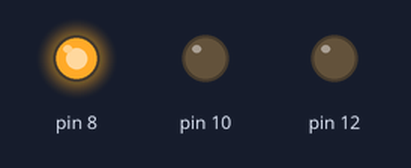
A program run on a simulated Raspberry Pi (header pin numbers). Parts: output pins drawn as LEDs (lit = HIGH).

Above: at 0.5 s.
At 1.5 s:
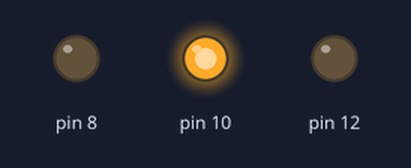
At 5.5 s:
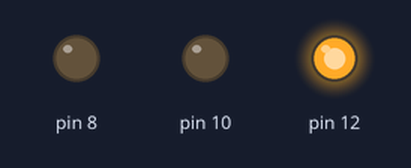
Timing chart, 0 to 6.9 s (numbered marks = the images above):
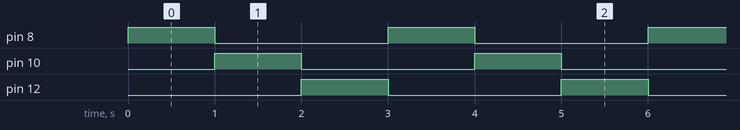

The program:

lesson3-rgb-led.py
```python
from time import sleep
import RPi.GPIO as GPIO

GPIO.setmode(GPIO.BOARD)

GPIO.setup(8, GPIO.OUT)
GPIO.setup(10, GPIO.OUT)
GPIO.setup(12, GPIO.OUT)

def main():
    while True:
        GPIO.output(8, GPIO.HIGH)

        sleep(1)
        GPIO.output(8, GPIO.LOW)

        GPIO.output(10, GPIO.HIGH)

        sleep(1)
        GPIO.output(10, GPIO.LOW)

        GPIO.output(12, GPIO.HIGH)
        sleep(1)
        GPIO.output(12, GPIO.LOW)

if __name__ == '__main__':
    try:
        main()
    except KeyboardInterrupt:
        try:
            sys.exit(0)
        except SystemExit:
            os._exit(0)
        except:
            print("Could not stop the process")
    except:
        print("Unknown error occured!")
    finally:
        GPIO.cleanup()
```

Measured:
- by itself, pin 8, pin 10, pin 12: alternates HIGH for 1.0 s and LOW for 2.0 s
- by itself, everything shown: repeats every 3.0 s, in 3 steps
